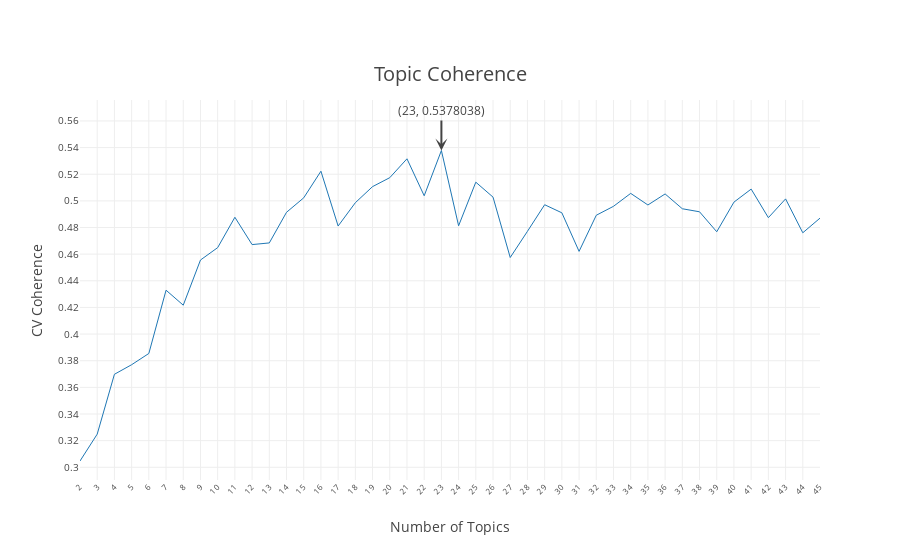

The notebook cell saved with this chart:
### Code cell
# Create a trace
trace = go.Scatter(
    line = dict(width=1),
    x = x,
    y = coherence_values
)

layout = go.Layout(
    title=go.layout.Title(
        text='Topic Coherence',
        xref='paper',
        y=.88,
        font=dict(size=20)
    ),
     xaxis=dict(
         dtick=1,
         tick0=0,
         tickfont=dict(size=8),
         title='Number of Topics',
         titlefont=dict(size=14),
         tickangle=-45,
     ),
     yaxis=dict(
         dtick=.02,
         tick0=0,
         title='CV Coherence',
         tickfont=dict(size=10)
     ),
    annotations=[
    dict(
        x=23,
        y=0.5378038,
        xref='x',
        yref='y',
        text='(23, 0.5378038)',
        showarrow=True,
        arrowhead=3,
        ax=0,
        ay=-40
    )]
)


data = [trace]
fig1 = go.Figure(data=data, layout=layout)
plotly.offline.iplot(fig)

### Figure 1 — Plotly figure (JSON) as saved in the notebook; plotly's stock layout.template omitted (floating-point values rounded to 4 significant figures)
{"data": [{"line": {"width": 1}, "type": "scatter", "uid": "1d1af030-0b3c-4f4a-9062-d9e8fb8b9c1d", "x": [2, 3, 4, 5, 6, 7, 8, 9, 10, 11, 12, 13, 14, 15, 16, 17, 18, 19, 20, 21, 22, 23, 24, 25, 26, 27, 28, 29, 30, 31, 32, 33, 34, 35, 36, 37, 38, 39, 40, 41, 42, 43, 44, 45], "y": [0.3047, 0.3249, 0.3698, 0.377, 0.3854, 0.4329, 0.4217, 0.4556, 0.4649, 0.4877, 0.4672, 0.4684, 0.4914, 0.5023, 0.5223, 0.4811, 0.4986, 0.5107, 0.5174, 0.5316, 0.5038, 0.5378, 0.4813, 0.514, 0.5028, 0.4575, 0.4771, 0.4971, 0.491, 0.4621, 0.4892, 0.4959, 0.5056, 0.4969, 0.5052, 0.4941, 0.4918, 0.4768, 0.499, 0.5088, 0.4874, 0.5015, 0.476, 0.487]}], "layout": {"annotations": [{"arrowhead": 3, "ax": 0, "ay": -40, "showarrow": true, "text": "(23, 0.5378038)", "x": 23, "xref": "x", "y": 0.5378, "yref": "y"}], "title": {"font": {"size": 20}, "text": "Topic Coherence", "xref": "paper", "y": 0.88}, "xaxis": {"dtick": 1, "tick0": 0, "tickangle": -45, "tickfont": {"size": 8}, "title": {"font": {"size": 14}, "text": "Number of Topics"}}, "yaxis": {"dtick": 0.02, "tick0": 0, "tickfont": {"size": 10}, "title": {"text": "CV Coherence"}}}}
